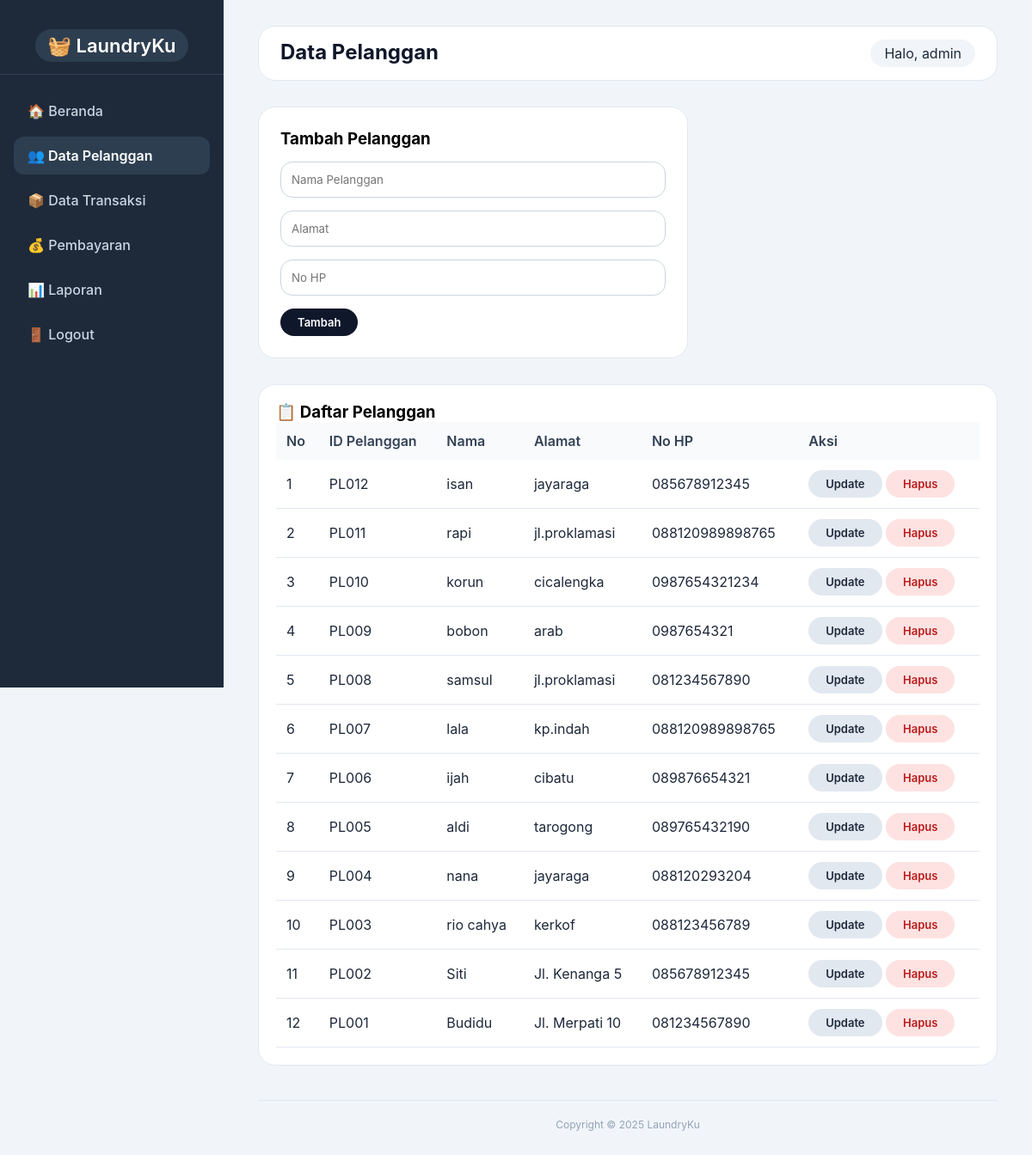
Screenshot of /public/pelanggan.php (signed in) with the database file from the repository.
### tables this page shows
CREATE TABLE `pelanggan` (
  `id_pelanggan` int(11) NOT NULL AUTO_INCREMENT,
  `nama_pelanggan` varchar(100) NOT NULL,
  `alamat` varchar(255) DEFAULT NULL,
  `no_hp` varchar(15) DEFAULT NULL,
  PRIMARY KEY (`id_pelanggan`)
);

### public/pelanggan.php (the view, shortened to what this page needs)
<?php
require_once '../config/database.php';
$data = $conn->query("SELECT * FROM pelanggan ORDER BY id_pelanggan DESC");
?>
<!DOCTYPE html>
<html lang="id">
<head>
</head>
<body>
    <div class="sidebar">
        <div class="logo"><span>🧺 LaundryKu</span></div>
        <ul>
            <li><a href="dashboard.php">🏠 Beranda</a></li>
            <li class="active"><a href="pelanggan.php">👥 Data Pelanggan</a></li>
            <li><a href="transaksi.php">📦 Data Transaksi</a></li>
            <li><a href="pembayaran.php">💰 Pembayaran</a></li>
            <li><a href="laporan.php">📊 Laporan</a></li>
            <li><a href="logout.php">🚪 Logout</a></li>
        </ul>
    </div>
    <div class="main-content">
        <div class="top-bar">
            <h2>Data Pelanggan</h2>
            <div class="user-info">Halo, <?= htmlspecialchars($_SESSION['username']) ?></div>
        </div>
        <form method="post">
            <h3 style="margin-bottom:15px;">Tambah Pelanggan</h3><input type="text" name="nama" placeholder="Nama Pelanggan" required><input type="text" name="alamat" placeholder="Alamat"><input type="text" name="no_hp" placeholder="No HP"><button type="submit" name="tambah">Tambah</button>
        </form>
        <div class="table-wrapper">
            <h3>📋 Daftar Pelanggan</h3>
            <?php if ($data && $data->num_rows > 0): ?>
                <table>
                    <thead>
                        <tr>
                            <th>No</th>
                            <th>ID Pelanggan</th>
                            <th>Nama</th>
                            <th>Alamat</th>
                            <th>No HP</th>
                            <th>Aksi</th>
                        </tr>
                    </thead>
                    <tbody><?php $no = 1;
                            while ($row = $data->fetch_assoc()):
                                $id_pelanggan = "PL" . str_pad($row['id_pelanggan'], 3, '0', STR_PAD_LEFT);
                            ?>
                            <tr>
                                <td><?= $no++; ?></td>
                                <td><?= $id_pelanggan ?></td>
                                <td><?= htmlspecialchars($row['nama_pelanggan']) ?></td>
                                <td><?= htmlspecialchars($row['alamat']) ?></td>
                                <td><?= htmlspecialchars($row['no_hp']) ?></td>
                                <td>
                                    <a href="pelanggan_update_form.php?id=<?= $row['id_pelanggan'] ?>" class="btn btn-update">Update</a>
                                    <a href="?hapus=<?= $row['id_pelanggan'] ?>" onclick="return confirm('Yakin hapus?')" class="btn btn-danger">Hapus</a>
                                </td>
                            </tr>
                        <?php endwhile; ?>
                    </tbody>
                </table>
            <?php else: ?><p>Belum ada data.</p><?php endif; ?>
        </div>
        <div class="footer">Copyright &copy; 2025 LaundryKu</div>
    </div>
</body>
</html>

### public/pelanggan.php (style rules this page uses)
* { margin: 0; padding: 0; box-sizing: border-box; font-family: 'Inter', system-ui, 'Segoe UI', sans-serif; }
body { background: #f1f5f9; display: flex; }
.sidebar { width: 260px; background: #1e2a3a; color: #e2e8f0; height: 100vh; position: fixed; padding: 20px 0; }
.sidebar .logo { text-align: center; padding: 20px; font-size: 22px; font-weight: 600; border-bottom: 1px solid #334155; margin-bottom: 20px; }
.sidebar .logo span { background: #2d3e50; padding: 6px 14px; border-radius: 30px; color: white; }
.sidebar ul { list-style: none; padding: 0 16px; }
.sidebar ul li { margin: 8px 0; border-radius: 12px; }
.sidebar ul li a { display: block; padding: 12px 16px; color: #cbd5e1; text-decoration: none; border-radius: 12px; transition: 0.2s; font-weight: 500; }
.sidebar ul li.active { background: #2d3e50; }
.sidebar ul li.active a { color: white; font-weight: 600; }
.main-content { margin-left: 260px; padding: 30px 40px; width: calc(100% - 260px); }
.top-bar { background: white; padding: 15px 25px; border-radius: 20px; display: flex; justify-content: space-between; margin-bottom: 30px; border: 1px solid #e2e8f0; }
.top-bar h2 { color: #0f172a; }
.user-info { background: #f1f5f9; padding: 6px 16px; border-radius: 40px; color: #1e293b; }
form { background: white; padding: 25px; border-radius: 20px; margin-bottom: 30px; border: 1px solid #e2e8f0; max-width: 500px; }
input { width: 100%; padding: 12px; margin-bottom: 15px; border: 1px solid #cbd5e1; border-radius: 14px; background: white; }
button, .btn { background: #0f172a; border: none; padding: 8px 20px; border-radius: 40px; color: white; font-weight: 600; cursor: pointer; text-decoration: none; display: inline-block; font-size: 13px; }
.btn-update { background: #e2e8f0; color: #1e293b; }
.btn-danger { background: #fee2e2; color: #b91c1c; }
.table-wrapper { background: white; border-radius: 20px; padding: 20px; border: 1px solid #e2e8f0; overflow-x: auto; }
table { width: 100%; border-collapse: collapse; }
th { background: #f8fafc; color: #334155; padding: 12px; text-align: left; font-weight: 600; }
td { padding: 12px; border-bottom: 1px solid #e2e8f0; color: #1e293b; }
.footer { text-align: center; margin-top: 40px; font-size: 12px; color: #94a3b8; border-top: 1px solid #e2e8f0; padding-top: 20px; }

### rows the page displays
pelanggan: id_pelanggan "PL012", nama_pelanggan "isan", alamat "jayaraga", no_hp "085678912345"
pelanggan: id_pelanggan "PL011", nama_pelanggan "rapi", alamat "jl.proklamasi", no_hp "088120989898765"
pelanggan: id_pelanggan "PL010", nama_pelanggan "korun", alamat "cicalengka", no_hp "0987654321234"
pelanggan: id_pelanggan "PL009", nama_pelanggan "bobon", alamat "arab", no_hp "0987654321"
pelanggan: id_pelanggan "PL008", nama_pelanggan "samsul", alamat "jl.proklamasi", no_hp "081234567890"
pelanggan: id_pelanggan "PL007", nama_pelanggan "lala", alamat "kp.indah", no_hp "088120989898765"
pelanggan: id_pelanggan "PL006", nama_pelanggan "ijah", alamat "cibatu", no_hp "089876654321"
pelanggan: id_pelanggan "PL005", nama_pelanggan "aldi", alamat "tarogong", no_hp "089765432190"
pelanggan: id_pelanggan "PL004", nama_pelanggan "nana", alamat "jayaraga", no_hp "088120293204"
pelanggan: id_pelanggan "PL003", nama_pelanggan "rio cahya", alamat "kerkof", no_hp "088123456789"
pelanggan: id_pelanggan "PL002", nama_pelanggan "Siti", alamat "Jl. Kenanga 5", no_hp "085678912345"
pelanggan: id_pelanggan "PL001", nama_pelanggan "Budidu", alamat "Jl. Merpati 10", no_hp "081234567890"

### other values shown
$_SESSION['username'] "admin"
